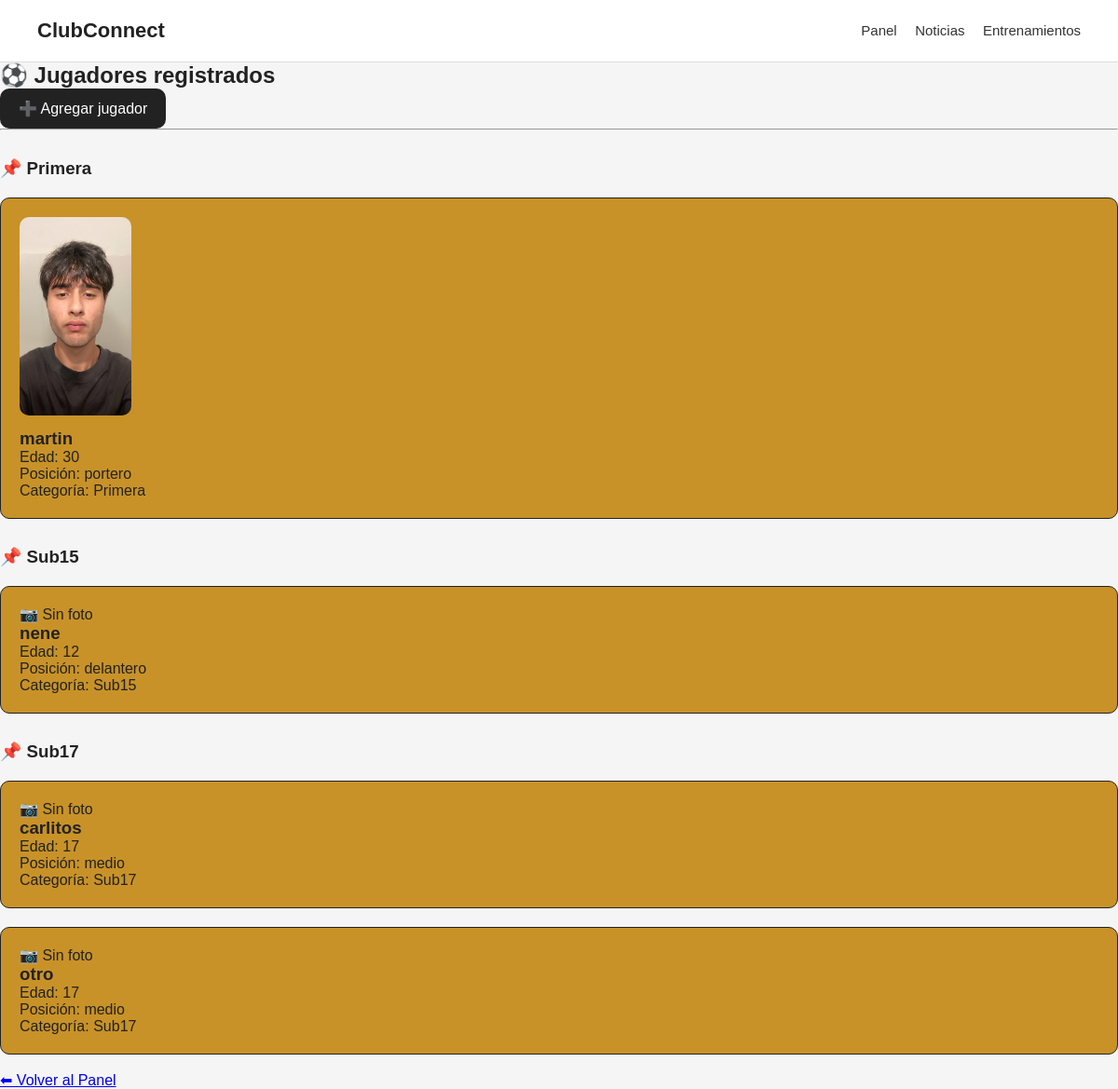
Page /HTML/jugadores.php (signed in) on the committed database.
### tables this page shows
CREATE TABLE `jugadores` (
  `id` int(11) NOT NULL,
  `nombre` varchar(100) NOT NULL,
  `edad` int(11) NOT NULL,
  `posicion` varchar(50) NOT NULL,
  `creado_en` timestamp NOT NULL DEFAULT current_timestamp(),
  `categoria` varchar(50) DEFAULT NULL,
  `foto` varchar(255) DEFAULT NULL
);

### HTML/jugadores.php (the view, shortened to what this page needs)
<?php
include("../php/db.php");
$sql = "SELECT * FROM jugadores ORDER BY categoria, nombre";
$resultado = $conn->query($sql);
$categoriaActual = "";
?>
<!DOCTYPE html>
<html lang="es">
<head>
  <link rel="stylesheet" href="../css/style.css">
</head>
<body>
<nav class="navbar">
  <h1 class="logo">ClubConnect</h1>
  <div class="links">
    <a href="dashboard.php">Panel</a>
    <a href="noticias.php">Noticias</a>
    <a href="entrenamientos.php">Entrenamientos</a>
  </div>
</nav>
<section class="section">
  <h2>⚽ Jugadores registrados</h2>
  <?php if ($_SESSION["rol"] == "admin"): ?>
      <a href="agregar_jugador.php" class="cta">
        ➕ Agregar jugador
      </a>
  <?php endif; ?>
  <hr>
  <?php while ($jugador = $resultado->fetch_assoc()): ?>
      <?php if ($categoriaActual != $jugador["categoria"]):
          $categoriaActual = $jugador["categoria"];
      ?>
          <h3 style="margin-top:30px;">
            📌 <?php echo $categoriaActual; ?>
          </h3>
      <?php endif; ?>
      <div class="card">
    <?php if (!empty($jugador["foto"])) { ?>
        <img src="../uploads/jugadores/<?php echo $jugador["foto"]; ?>"
             width="120"
             style="border-radius:10px; margin-bottom:10px;">
    <?php } else { ?>
        <p>📷 Sin foto</p>
    <?php } ?>
    <h3><?php echo $jugador["nombre"]; ?></h3>
    <p>Edad: <?php echo $jugador["edad"]; ?></p>
    <p>Posición: <?php echo $jugador["posicion"]; ?></p>
    <p>Categoría: <?php echo $jugador["categoria"]; ?></p>
</div>
  <?php endwhile; ?>
  <br>
  <a href="dashboard.php" class="btn">⬅ Volver al Panel</a>
</section>
</body>
</html>

### css/style.css (style rules this page uses)
* { margin: 0; padding: 0; box-sizing: border-box; font-family: Arial, sans-serif; }
body { background: #f5f5f5; color: #222; min-height: 100vh; }
.navbar { background: white; padding: 20px 40px; display: flex; justify-content: space-between; align-items: center; border-bottom: 1px solid #ddd; }
.logo { font-size: 22px; font-weight: bold; }
.links a { margin-left: 15px; text-decoration: none; color: #333; font-size: 15px; }
.cta { display: inline-block; padding: 12px 20px; background: #222; color: white; text-decoration: none; border-radius: 10px; transition: 0.2s; }
.card { background: #c89228; padding: 20px; margin-top: 20px; border-radius: 10px; border: 1px solid #222; }

### rows in the picture
jugadores: categoria "Primera", foto (picture), nombre "martin", edad "30", posicion "portero"
jugadores: categoria "Sub15", shows "📷 Sin foto", nombre "nene", edad "12", posicion "delantero"
jugadores: categoria "Sub17", shows "📷 Sin foto", nombre "carlitos", edad "17", posicion "medio"
jugadores: shows "📷 Sin foto", nombre "otro", edad "17", posicion "medio", categoria "Sub17"
